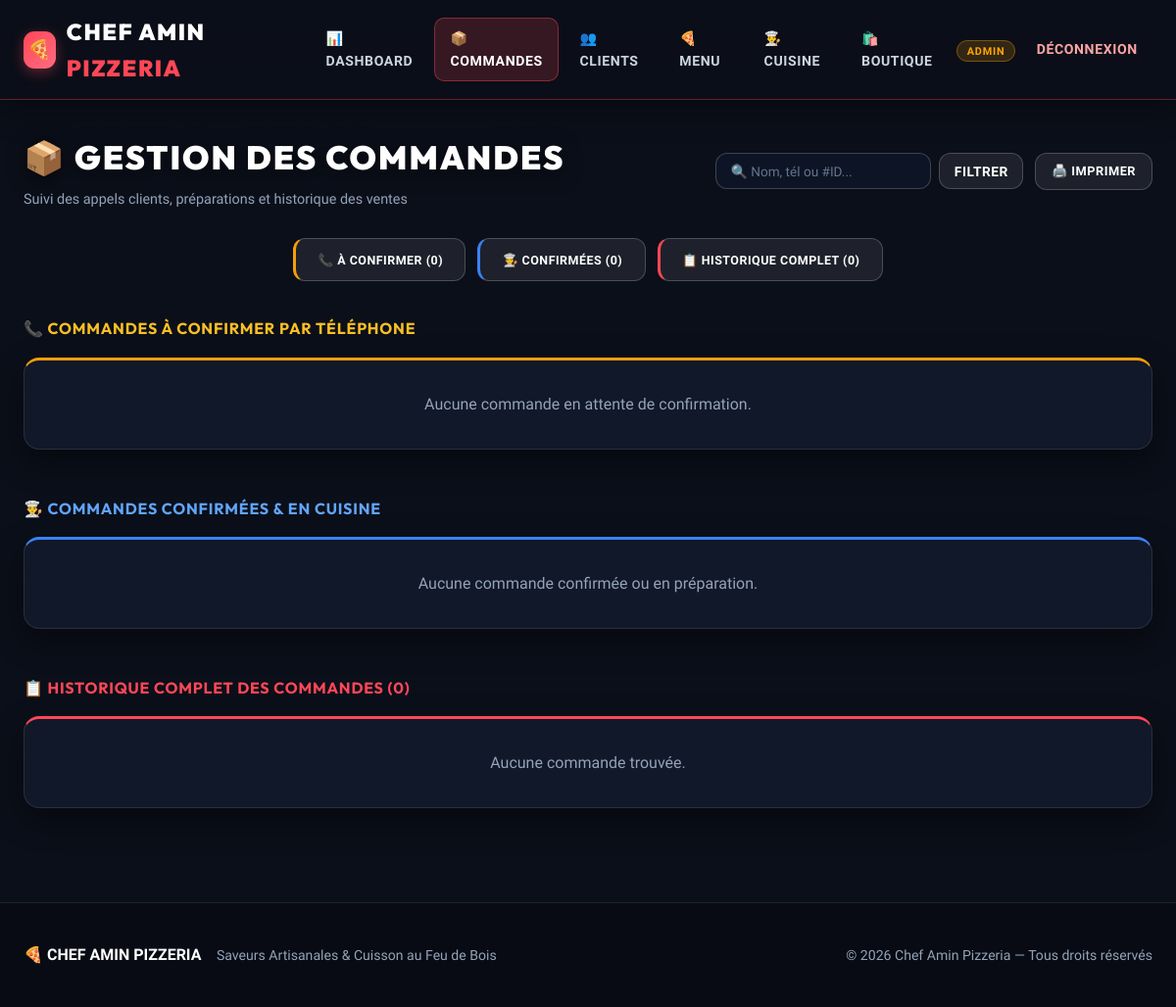
/admin/orders?client_id=17 (signed in), run on an earlier commit of the app's database.
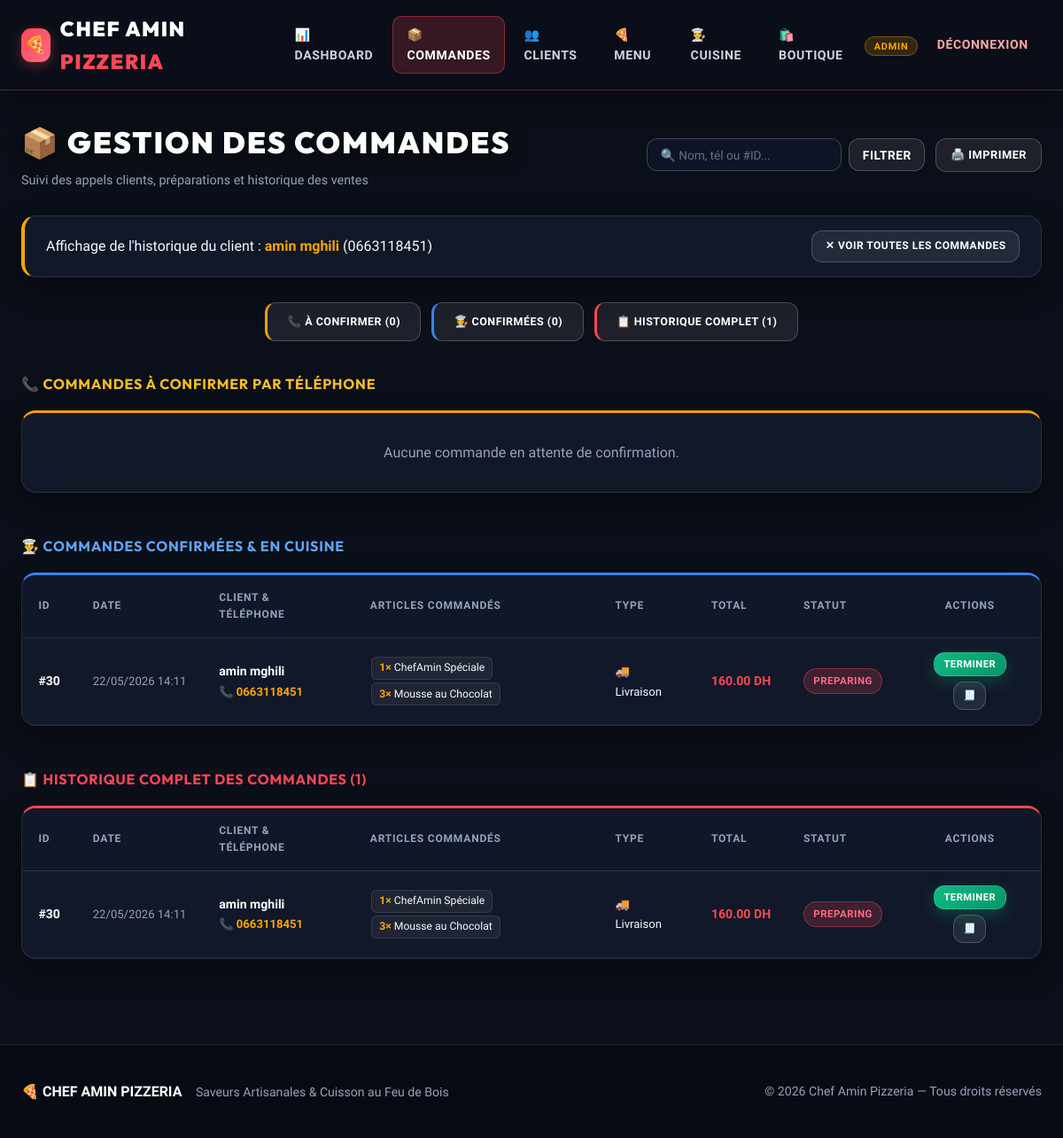
And on a later commit of the database.
### models.py (models this page shows, shortened)
class Client(db.Model):
    id = db.Column(db.Integer, primary_key=True)
    user_id = db.Column(db.Integer, db.ForeignKey('user.id'), nullable=False)
    full_name = db.Column(db.String(100))
    phone = db.Column(db.String(20))
    address = db.Column(db.String(200))
    orders = db.relationship('Commande', backref='client', lazy=True, order_by='Commande.created_at.desc()')

class Commande(db.Model):
    id = db.Column(db.Integer, primary_key=True)
    client_id = db.Column(db.Integer, db.ForeignKey('client.id'), nullable=False)
    status = db.Column(db.String(20), default='New')  # 'New', 'Confirmed', 'Preparing', 'Done', 'Cancelled'
    order_type = db.Column(db.String(20))  # 'Delivery', 'Pickup'
    total_price = db.Column(db.Float, nullable=False)
    created_at = db.Column(db.DateTime, default=datetime.utcnow)
    items = db.relationship('OrderItem', backref='commande', lazy=True, cascade='all, delete-orphan')
    payment = db.relationship('Paiement', backref='commande', uselist=False, cascade='all, delete-orphan')
    delivery_info = db.relationship('PizzaLivraison', backref='commande', uselist=False, cascade='all, delete-orphan')
    facture = db.relationship('Facture', backref='commande', uselist=False, cascade='all, delete-orphan')

class OrderItem(db.Model):
    id = db.Column(db.Integer, primary_key=True)
    commande_id = db.Column(db.Integer, db.ForeignKey('commande.id'), nullable=False)
    pizza_id = db.Column(db.Integer, db.ForeignKey('pizza.id'), nullable=False)
    quantity = db.Column(db.Integer, default=1)
    customizations = db.Column(db.String(200))

class Pizza(db.Model):
    id = db.Column(db.Integer, primary_key=True)
    name = db.Column(db.String(100), nullable=False)
    description = db.Column(db.Text)
    category = db.Column(db.String(50), default='Pizza')  # 'Top Offre', 'Pizza', 'Dessert', 'Boisson'
    photo_url = db.Column(db.String(200))
    base_price = db.Column(db.Float, nullable=False)
    is_available = db.Column(db.Boolean, default=True)
    order_items = db.relationship('OrderItem', backref='pizza', lazy=True)

### app.py (the view, shortened to what this page needs)
@app.route('/admin/orders')
@login_required
def admin_orders():
    if current_user.role != 'admin':
        return "Accès refusé", 403
    client_id = request.args.get('client_id', type=int)
    status_filter = request.args.get('status', '').strip()
    search_query = request.args.get('q', '').strip()
    query = Commande.query
    selected_client = None
    if client_id:
        selected_client = db.session.get(Client, client_id)
        query = query.filter_by(client_id=client_id)
    if status_filter and status_filter in VALID_ORDER_STATUSES:
        query = query.filter_by(status=status_filter)
    orders = query.order_by(Commande.created_at.desc()).all()
    return render_template(
        'admin/orders.html',
        orders=orders,
        selected_client=selected_client,
        status_filter=status_filter,
        search_query=search_query
    )

### app.py (called while the page is built)
@login_manager.user_loader
def load_user(user_id):
    try:
        return db.session.get(User, int(user_id))
    except (ValueError, TypeError):
        return None

### templates/admin/orders.html (shortened to what this page needs)
{% extends "base.html" %}
{% macro render_table(order_list, show_actions=True) %}
<div style="overflow-x: auto;">
    <table class="data-table">
        <thead>
            <tr>
                <th>ID</th>
                <th>Date</th>
                <th>Client & Téléphone</th>
                <th>Articles Commandés</th>
                <th>Type</th>
                <th>Total</th>
                <th>Statut</th>
                {% if show_actions %}<th class="no-print" style="text-align: center;">Actions</th>{% endif %}
            </tr>
        </thead>
        <tbody>
            {% for order in order_list %}
            <tr>
                <td style="font-weight: 900; color: #fff;">#{{ order.id }}</td>
                <td style="color: var(--text-muted); font-size: 0.82rem; white-space: nowrap;">{{ order.created_at.strftime('%d/%m/%Y %H:%M') }}</td>
                <td>
                    <div style="font-weight: 700; color: #fff;">{{ order.client.full_name }}</div>
                    <a href="tel:{{ order.client.phone }}" style="color: var(--accent-color); text-decoration: none; font-size: 0.82rem; font-weight: 700;">📞 {{ order.client.phone }}</a>
                </td>
                <td style="max-width: 280px;">
                    {% for item in order.items %}
                        <span style="display: inline-block; background: rgba(255,255,255,0.06); border: 1px solid var(--border-subtle); padding: 0.15rem 0.5rem; border-radius: 6px; font-size: 0.76rem; margin: 0.1rem;">
                            <strong style="color: var(--accent-color);">{{ item.quantity }}×</strong> {{ item.pizza.name if item.pizza else 'Article #' ~ item.pizza_id }}
                        </span>
                    {% else %}
                        <span style="color: var(--text-muted); font-size: 0.8rem;">-</span>
                    {% endfor %}
                </td>
                <td>
                    <span style="font-size: 0.82rem;">{{ '🚚 Livraison' if order.order_type == 'Delivery' else '🥡 Emporter' }}</span>
                </td>
                <td style="color: var(--primary-color); font-weight: 900; white-space: nowrap;">{{ "%.2f"|format(order.total_price) }} DH</td>
                <td>
                    <span class="status-badge status-{{ order.status }}">{{ order.status }}</span>
                </td>
                {% if show_actions %}
                <td class="no-print" style="text-align: center;">
                    <div style="display: flex; gap: 0.35rem; justify-content: center; flex-wrap: wrap;">
                        {% if order.status == 'New' %}
                        <button type="button" onclick="updateStatus({{ order.id }}, 'Confirmed')" class="btn-success" style="padding: 0.38rem 0.65rem; font-size: 0.7rem;">Confirmer</button>
                        {% elif order.status == 'Confirmed' %}
                        <button type="button" onclick="updateStatus({{ order.id }}, 'Preparing')" class="btn-warning" style="padding: 0.38rem 0.65rem; font-size: 0.7rem;">Cuisiner</button>
                        {% elif order.status == 'Preparing' %}
                        <button type="button" onclick="updateStatus({{ order.id }}, 'Done')" class="btn-success" style="padding: 0.38rem 0.65rem; font-size: 0.7rem;">Terminer</button>
                        {% endif %}
                        <a href="{{ url_for('order_success', order_id=order.id) }}" class="btn btn-secondary" style="padding: 0.38rem 0.65rem; font-size: 0.7rem;" title="Voir Reçu">🧾</a>
                    </div>
                </td>
                {% endif %}
            </tr>
            {% endfor %}
        </tbody>
    </table>
</div>
{% endmacro %}
{% block content %}
<div class="admin-orders-container">
    <div style="display: flex; justify-content: space-between; align-items: center; margin-bottom: 1.75rem; flex-wrap: wrap; gap: 1rem;">
        <div>
            <h1 style="margin: 0; text-align: left; font-size: 2.1rem;">📦 Gestion des Commandes</h1>
            <p style="margin: 0.25rem 0 0; color: var(--text-muted); font-size: 0.9rem;">Suivi des appels clients, préparations et historique des ventes</p>
        </div>
        <div class="no-print" style="display: flex; gap: 0.75rem; align-items: center;">
            <form method="GET" action="{{ url_for('admin_orders') }}" style="display: flex; gap: 0.5rem;">
                <input type="search" name="q" value="{{ search_query or '' }}" class="search-input" placeholder="🔍 Nom, tél ou #ID..." style="width: 220px; padding: 0.6rem 0.9rem; font-size: 0.85rem;">
                <button type="submit" class="btn-secondary" style="padding: 0.6rem 0.9rem;">Filtrer</button>
            </form>
            <button type="button" onclick="window.print()" class="btn-secondary" style="padding: 0.65rem 1rem; font-size: 0.8rem;">
                🖨️ Imprimer
            </button>
        </div>
    </div>
    {% if selected_client %}
    <div class="card no-print" style="margin-bottom: 1.75rem; padding: 1rem 1.5rem; display: flex; justify-content: space-between; align-items: center; border-left: 4px solid var(--accent-color);">
        <div>
            <span>Affichage de l'historique du client : <strong style="color: var(--accent-color);">{{ selected_client.full_name }}</strong> ({{ selected_client.phone }})</span>
        </div>
        <a href="{{ url_for('admin_orders') }}" class="btn btn-secondary" style="padding: 0.45rem 0.9rem; font-size: 0.75rem;">✕ Voir toutes les commandes</a>
    </div>
    {% endif %}
    <div class="no-print" style="display: flex; justify-content: center; gap: 0.75rem; margin-bottom: 2.25rem; flex-wrap: wrap;">
        <button type="button" onclick="scrollToSection('new-section')" class="btn-secondary" style="border-left: 3px solid #f59e0b; font-size: 0.78rem;">📞 À Confirmer ({{ orders|selectattr('status', 'equalto', 'New')|list|length }})</button>
        <button type="button" onclick="scrollToSection('confirmed-section')" class="btn-secondary" style="border-left: 3px solid var(--info); font-size: 0.78rem;">👨‍🍳 Confirmées ({{ orders|selectattr('status', 'equalto', 'Confirmed')|list|length }})</button>
        <button type="button" onclick="scrollToSection('all-section')" class="btn-secondary" style="border-left: 3px solid var(--primary-color); font-size: 0.78rem;">📋 Historique Complet ({{ orders|length }})</button>
    </div>
    <div id="new-section" class="order-section" style="margin-bottom: 3rem;">
        <h3 style="color: #fbbf24; font-size: 1rem; letter-spacing: 0.8px; margin-bottom: 1rem;">
            📞 COMMANDES À CONFIRMER PAR TÉLÉPHONE
        </h3>
        <div class="card" style="padding: 0; overflow: hidden; border-top: 3px solid #f59e0b;">
            {% set new_list = orders|selectattr('status', 'equalto', 'New')|list %}
            {% if new_list %}
                {{ render_table(new_list, show_actions=True) }}
            {% else %}
                <p style="padding: 2rem; text-align: center; color: var(--text-muted); margin: 0;">Aucune commande en attente de confirmation.</p>
            {% endif %}
        </div>
    </div>
    <div id="confirmed-section" class="order-section" style="margin-bottom: 3rem;">
        <h3 style="color: #60a5fa; font-size: 1rem; letter-spacing: 0.8px; margin-bottom: 1rem;">
            👨‍🍳 COMMANDES CONFIRMÉES & EN CUISINE
        </h3>
        <div class="card" style="padding: 0; overflow: hidden; border-top: 3px solid #3b82f6;">
            {% set active_list = orders|selectattr('status', 'in', ['Confirmed', 'Preparing'])|list %}
            {% if active_list %}
                {{ render_table(active_list, show_actions=True) }}
            {% else %}
                <p style="padding: 2rem; text-align: center; color: var(--text-muted); margin: 0;">Aucune commande confirmée ou en préparation.</p>
            {% endif %}
        </div>
    </div>
    <div id="all-section" class="order-section">
        <h3 style="color: var(--primary-color); font-size: 1rem; letter-spacing: 0.8px; margin-bottom: 1rem;">
            📋 HISTORIQUE COMPLET DES COMMANDES ({{ orders|length }})
        </h3>
        <div class="card" style="padding: 0; overflow: hidden; border-top: 3px solid var(--primary-color);">
            {% if orders %}
                {{ render_table(orders, show_actions=True) }}
            {% else %}
                <p style="padding: 2rem; text-align: center; color: var(--text-muted); margin: 0;">Aucune commande trouvée.</p>
            {% endif %}
        </div>
    </div>
</div>
{% endblock %}

### templates/base.html (shortened to what this page needs)
<!DOCTYPE html>
<html lang="fr">
<head>
    <link rel="stylesheet" href="{{ url_for('static', filename='css/style.css') }}">
</head>
<body>
    <header class="no-print">
        <nav class="navbar">
            <a href="{{ url_for('boutique') if current_user.is_authenticated and current_user.role == 'admin' else url_for('index') }}" class="logo">
                <span class="logo-icon">🍕</span>
                <span>Chef Amin <span class="logo-accent">Pizzeria</span></span>
            </a>
            <ul class="nav-links" id="main-nav-links">
                {% if current_user.is_authenticated and current_user.role == 'admin' %}
                    <li><a href="{{ url_for('admin_analytics') }}" class="nav-link {% if request.endpoint == 'admin_analytics' %}active{% endif %}">📊 Dashboard</a></li>
                    <li><a href="{{ url_for('admin_orders') }}" class="nav-link {% if request.endpoint == 'admin_orders' %}active{% endif %}">📦 Commandes</a></li>
                    <li><a href="{{ url_for('admin_clients') }}" class="nav-link {% if request.endpoint == 'admin_clients' %}active{% endif %}">👥 Clients</a></li>
                    <li><a href="{{ url_for('admin_menu') }}" class="nav-link {% if request.endpoint in ['admin_menu', 'admin_edit_menu'] %}active{% endif %}">🍕 Menu</a></li>
                    <li><a href="{{ url_for('staff_dashboard') }}" class="nav-link {% if request.endpoint == 'staff_dashboard' %}active{% endif %}">👨‍🍳 Cuisine</a></li>
                    <li><a href="{{ url_for('boutique') }}" class="nav-link {% if request.endpoint == 'boutique' %}active{% endif %}">🛍️ Boutique</a></li>
                    <li><span class="role-badge">ADMIN</span></li>
                    <li><a href="{{ url_for('logout') }}" class="nav-link nav-link-logout">Déconnexion</a></li>
                {% endif %}
            </ul>
        </nav>
    </header>
    <main class="container">
        {% block content %}{% endblock %}
    </main>
    <footer class="no-print">
        <div style="max-width: 1340px; margin: 0 auto; display: flex; flex-wrap: wrap; justify-content: space-between; align-items: center; gap: 1rem;">
            <div>
                <strong style="color: #fff; font-size: 1rem;">🍕 CHEF AMIN PIZZERIA</strong>
                <span style="margin-left: 0.75rem;">Saveurs Artisanales & Cuisson au Feu de Bois</span>
            </div>
            <div>
                &copy; 2026 Chef Amin Pizzeria — Tous droits réservés
            </div>
        </div>
    </footer>
</body>
</html>

What changed in the data, as far as the page shows it:
added Client: full_name "amin mghili", phone "0663118451"
added Commande: id "30", created_at "22/05/2026 14:11", client.full_name "amin mghili", client.phone "0663118451", order_type "🚚 Livraison", total_price "160.00", status "PREPARING"
added OrderItem: quantity "1", pizza "ChefAmin Spéciale"
added OrderItem: quantity "3", pizza "Mousse au Chocolat"
Also different on the page:
{{ orders|length }}: "0" → "1"
text no longer shown: "Aucune commande confirmée ou en préparation. Aucune commande trouvée."
text now shown: "Affichage de l'historique du client : ( ) ✕ VOIR TOUTES LES COMMANDES ID ID DATE DATE CLIENT & TÉLÉPHONE CLIENT & TÉLÉPHONE ARTICLES COMMANDÉS ARTICLES COMMANDÉS TYPE TYPE TOTAL TOTAL STATUT STATUT ACTIONS ACTIONS"
